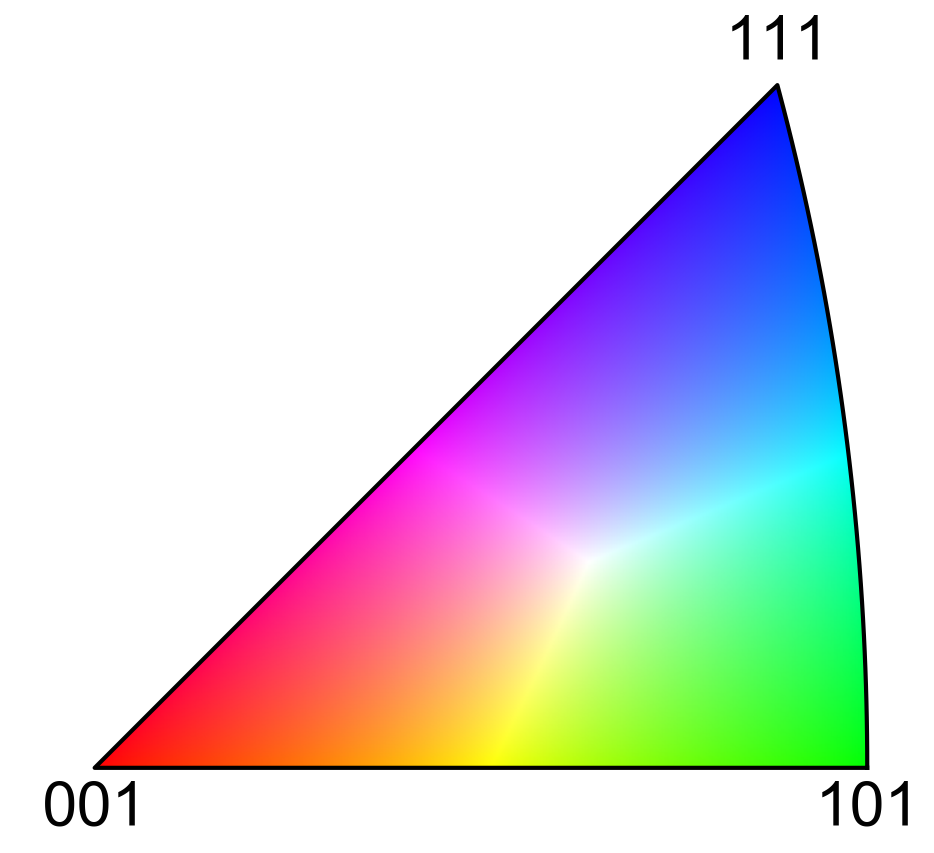
#> input picture data/unit_triangle.png, 1868 x 1706 px (shown at 1/2 size)
$ python get_directions_from_IPF_map.py
#> lines starting #> are read from the running program, lines starting #| are printed output that depends on the picture
### pyebsd/ebsd/plotting.py
import sys
import time

import numpy as np
import matplotlib.colors
import matplotlib.pyplot as plt
from matplotlib_scalebar.scalebar import ScaleBar
from PIL import Image, ImageDraw

from .orientation import PF, IPF, stereographic_projection
from ..draw import set_tight_plt, draw_circle_frame
from ..selection import LassoSelector2, RectangleSelector2

__all__ = [
    "set_threshold_tiling",
    "set_max_size",
    "GridIndexing",
    "EBSDMap",
    "get_color_IPF",
    "unit_triangle",
    "plot_PF",
    "plot_property",
    "plot_IPF",
]

__THRESHOLD_TILING__ = 10000

__MAX_SIZE__ = 10000


# [24 lines left out: functions set_threshold_tiling, set_max_size, not called in this run]


class GridIndexing(object):
    __supported_grids = ["hexgrid", "sqrgrid"]

    # [209 lines left out: functions __init__, i, j, ij_to_index, xy_to_index, not called in this run]


class CoordsFormatter(object):
    """
    Formats coordinates and z values in interactive plot mode
    """

    # [18 lines left out: functions __init__, __call__, not called in this run]


class EBSDMap(object):
    """
    Stores EBSD map plotting information (img, ax, fig, cax) and
    provides wrapper for selector functions

    Parameters
    ----------
    x : numpy ndarray
        x pixel coordinates
    y : numpy ndarray
        y pixel coordinates
    img : matplotlib AxesImage object
        AxesImage object
    ax : matplotlib AxesSubplot object
        AxesSubplot object
    fig : matplotlib Figure object
        Figure object
    cax : matplotlib Colorbar object (optional)
        Colorbar object
        Default: None
    """

    # [36 lines left out: functions __init__, sel, selector, selector, not called in this run]

    def ondraw(self, event):
        self.xlim = self.ax.get_xlim()
        self.ylim = self.ax.get_ylim()

    def get_xlim(self):
        return self.xlim

    def get_ylim(self):
        return self.ylim

    # [61 lines left out: functions lasso_selector, rect_selector, savefig, _calculate_barycenter_unit_triangle, not called in this run]


def get_color_IPF(uvw, **kwargs):
    """
    Get the IPF color(s) of a given uvw direction or list of directions.

    So far it is only implemented for the cubic system.
    It is first necessary to find the direction (in the family of directions)
    that falls inside the unit triangle. Instead of calculating all directions
    using the 24 symmetry operators, this function explores some properties
    of the cubic system.
    In order to a given uvw direction fall inside the unit triangle (delimited
    by the directions 001, 101, and 111), it suffices that u, v, and w are all
    positive numbers and w >= u >= v.
    """
    if not isinstance(uvw, np.ndarray):
        uvw = np.array(uvw)

    shape = uvw.shape  # original shape
    ndim = uvw.ndim  # original number of dimensions
    if ndim != 2:
        uvw = uvw.reshape(-1, 3)

    if not kwargs.pop("issorted", False):
        uvw = np.abs(uvw)
        # Sort u, v, w
        uvw = np.sort(uvw, axis=1)
        # Select variants where w >= u >= v
        uvw = uvw[:, [1, 0, 2]]

    R = uvw[:, 2] - uvw[:, 0]
    G = uvw[:, 0] - uvw[:, 1]
    B = uvw[:, 1]

    # whitespot: white spot in the unit triangle
    # By default, whitespot is in the barycenter of the unit triangle
    whitespot = kwargs.pop("whitespot", [0.48846011, 0.22903335, 0.84199195])
    pwr = kwargs.pop("pwr", 0.75)

    # Select variant where w >= u >= v
    whitespot = np.sort(whitespot)
    whitespot = whitespot[[1, 0, 2]]

    kR = whitespot[2] - whitespot[0]
    kG = whitespot[0] - whitespot[1]
    kB = whitespot[1]

    R = (R / kR) ** pwr
    G = (G / kG) ** pwr
    B = (B / kB) ** pwr

    rgb = np.array([R, G, B])
    rgbmax = np.max(rgb, axis=0)
    rgb = rgb * 255 / rgbmax

    # rgb to int and invert axes (transpose)
    rgb = rgb.astype(np.uint8).T

    if ndim != 2:
        rgb = rgb.reshape(shape)  # reshapes to match original shape of uvw

    return rgb


# [924 lines left out: functions unit_triangle, plot_PF, plot_property, plot_IPF, not called in this run]

### development_tests/get_directions_from_IPF_map.py
import numpy as np
import pandas as pd
import matplotlib.pyplot as plt
import pyebsd
from PIL import Image


def get_gray_from_color(rgb):
    if isinstance(rgb, (list, tuple)):
        rgb = np.array(rgb)

    shape = rgb.shape
    ndim = rgb.ndim
    if ndim != 2:
        rgb = rgb.reshape(-1, 3)

    gray = rgb.max(axis=1)/255

    if ndim != 2:
        gray = gray.reshape(shape[:-1])

    return gray


def get_IPF_from_color(rgb, **kwargs):
    """
    Get the IPF direction(s) from the corresponding list color
    """
    if isinstance(rgb, (list, tuple)):
        rgb = np.array(rgb)

    shape = rgb.shape
    ndim = rgb.ndim
    if ndim != 2:
        rgb = rgb.reshape(-1, 3)

    # whitespot: white spot in the unit triangle
    # By default, whitespot is in the barycenter of the unit triangle
    whitespot = kwargs.pop('whitespot', [0.48846011, 0.22903335, 0.84199195])
    pwr = kwargs.pop('pwr', .75)

    # Select variant where w >= u >= v
    whitespot = np.sort(whitespot)
    whitespot = whitespot[[1, 0, 2]]

    kR = whitespot[2] - whitespot[0]
    kG = whitespot[0] - whitespot[1]
    kB = whitespot[1]

    v = kB*rgb[:, 2]**(1./pwr)
    u = kG*rgb[:, 1]**(1./pwr) + v
    w = kR*rgb[:, 0]**(1./pwr) + u

    uvw = np.array([u, v, w])
    uvwnorm = np.linalg.norm(uvw, axis=0)
    uvw = (uvw/uvwnorm).T

    if ndim != 2:
        uvw = uvw.reshape(shape)

    return uvw


def reconstruct_IPF_map(fname):
    img = Image.open(fname)
    w, h = img.size

    rgb = np.array(img)[:, :, :3]  # drop alpha channel

    fig, (ax1, ax2, ax3) = plt.subplots(1, 3, figsize=(14, 4.2))

    ax1.imshow(rgb)
    ax1.axis('off')
    ax1.set_title('Original figure')

    uvw = get_IPF_from_color(rgb)
    gray = get_gray_from_color(rgb)

    rgb1 = pyebsd.get_color_IPF(uvw)
    rgb1 = (rgb1.T*gray.T).T.astype(np.uint8)

    ax2.imshow(rgb1)
    ax2.axis('off')
    ax2.set_title('Reconstructed figure by first calculating\n'
                  'directions and then converting to colors')

    diffmap = ax3.imshow((((rgb.astype(int) - rgb1.astype(int))**2.).sum(axis=2))
                         ** .5, vmin=0, vmax=2, cmap='magma')
    ax3.axis('off')
    ax3.set_title('Difference (squared residuals)')
    cbar = fig.colorbar(diffmap, ax=ax3, extend='both')

    fig.tight_layout()

# [32 lines of commented-out code are left out]


if __name__ == '__main__':
    reconstruct_IPF_map('../data/unit_triangle.png')
#> in reconstruct_IPF_map, img is the input picture: PIL image 1868x1706 RGBA; mean R, G, B, A 217.8, 216.3, 222.3, 255
#> in get_IPF_from_color, `uvw = uvw.reshape(shape)`: uvw: shape (1706, 1868, 3) float64; 1.13% of the values are NaN or infinite; the others: min 0, max 1, mean 0.516
#> in get_gray_from_color, `gray = gray.reshape(shape[:-1])`:
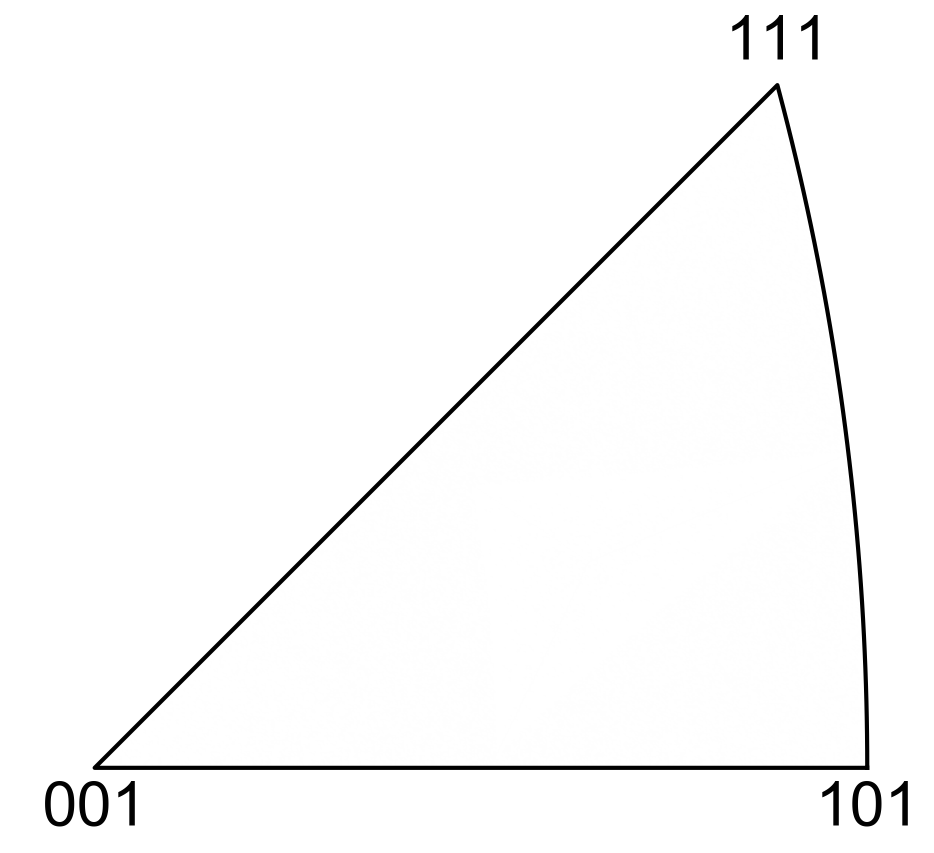
#> gray: shape (1706, 1868) float64 (shown at 1/2 size); min 0, max 1, mean 0.982
    reconstruct_IPF_map('IPF_100_gray_IQ.png')
#> (the run stopped early here; a loop or call above may not have finished)
